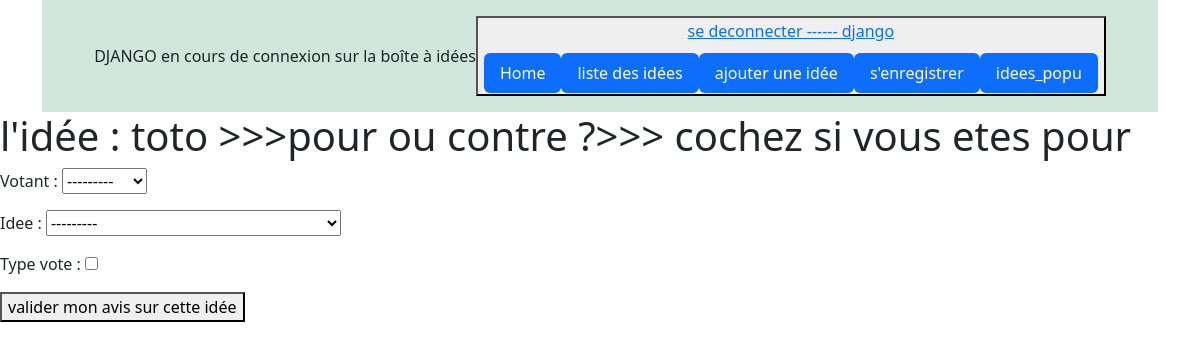
The page /ppale/vote/toto (signed in) on the database its author committed.
### authenti/models.py (models this page shows)
class User(AbstractUser):
    CREATOR = 'CREATOR'
    SUBSCRIBER = 'SUBSCRIBER'
    ROLE_CHOICES = (
        (CREATOR, 'Créateur'),
        (SUBSCRIBER, 'Abonné'),
)
    role = models.CharField(max_length=30, choices=ROLE_CHOICES, verbose_name='Rôle')
    birth_date= models.DateField (auto_now=False, null=True)    #auto_now: par défault mettre date de maintennat!
    email = models.EmailField(unique=True)

### ppale/views.py (the view)
# urls.py: path('vote/<str:id_user>', views.vote, name="vote"),
def vote(request, id_user):
    user=request.user
    id_user=id_user
    print(id_user)
    if request.method == 'POST':
        form = Voter(request.POST)
        if form.is_valid():
            form.cleaned_data['type_vote'] = type                                       #la note est assignée au client pour lequel le coach veut ajouter une note
            form.save()
            return redirect ('liste_ideas')
    else:
        form = Voter()
    return render (request, 'ppale/vote.html', {'user':user, 'form':form, 'id_user':id_user})

### ppale/forms.py
class Voter(ModelForm):
    class Meta:
        model = Votant
        fields = '__all__'

### ppale/models.py (called while the page is built)
    def __str__(self):
        return f"{self.formulation} "

### ppale/templates/ppale/vote.html (shortened to what this page needs)
{% extends 'base.html' %}
{%block content %}
<h1>l'idée : {{id_user}} >>>pour ou contre ?>>> cochez si vous etes pour</h1>
<form method='POST'>
    {{form.as_p}}
    <button type='submit'> valider mon avis sur cette idée</button>
{% endblock content %}

### templates/includes/header.html (shortened to what this page needs)
<div class="container">
    <header class="d-flex justify-content-center py-3" style="background-color: #d1e7dd;">
        {% if request.user.is_authenticated %}
      <span class="navbar text"> {{user.get_username|upper}} en cours de connexion sur la boîte à idées</span>
      <button type="submit"> <a href="{% url 'logout'%}?next={{request.path}}">se deconnecter   ------    {{user.username}}</a>
      {%  else %}
      <span class="navbar text">pas connecté</span>
      <button type="submit"> <a href={% url 'login'%}>se connecter   ------    </a>
      {% endif %}
      <ul class="nav nav-pills" style="margin-top: 10px;">
        <li class="nav-item"><a href="{% url 'home' %}" class="nav-link active" aria-current="page">Home </a></li>
        {% if request.user.is_authenticated %}
        <li class="nav-item"><a href="{% url 'liste_ideas' %}" class="nav-link active" aria-current="page">liste des idées </a></li>
        <li class="nav-item"><a href="{% url 'creer' %}" class="nav-link active" aria-current="page">ajouter une idée </a></li>
        {% endif %}
        <li class="nav-item"><a href="{% url 'signup' %}" class="nav-link active" aria-current="page">s'enregistrer </a></li>
        <li class="nav-item"><a href="{% url 'idees_popu' %}" class="nav-link active" aria-current="page">idees_popu </a></li>
      </ul>
    </header>
  </div>

### rows shown on the page
User: get_username "DJANGO", username "django"
User: username "toto"
